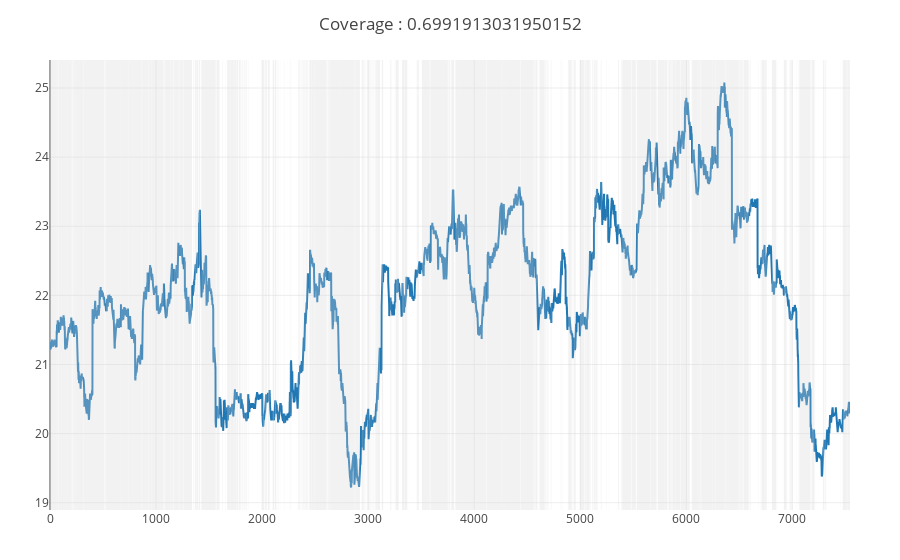

The code cell stored with this chart in its notebook:
### Code cell
xp = x[signal, :];
yp = y[signal, :];
num_round = 500
nfold = 5
param = ["max_depth" => 6, "eta" => .8, "subsample" => 1, "objective" => "binary:logistic"]
# res = nfold_cv(convert(Matrix, x), num_round, nfold,label=signal, param=param, metrics = ["error"]);
previsible = xgboost(convert(Matrix, x), num_round, label=signal, param=param, silent=1);
predicted = XGBoost.predict(previsible, convert(Matrix,xt))
signalt = predicted .>= .99;
xtp = xt[signalt, :];
ytp = yt[signalt, :];
pc.plotprevisibility(controlt.lastPrice, signalt)
